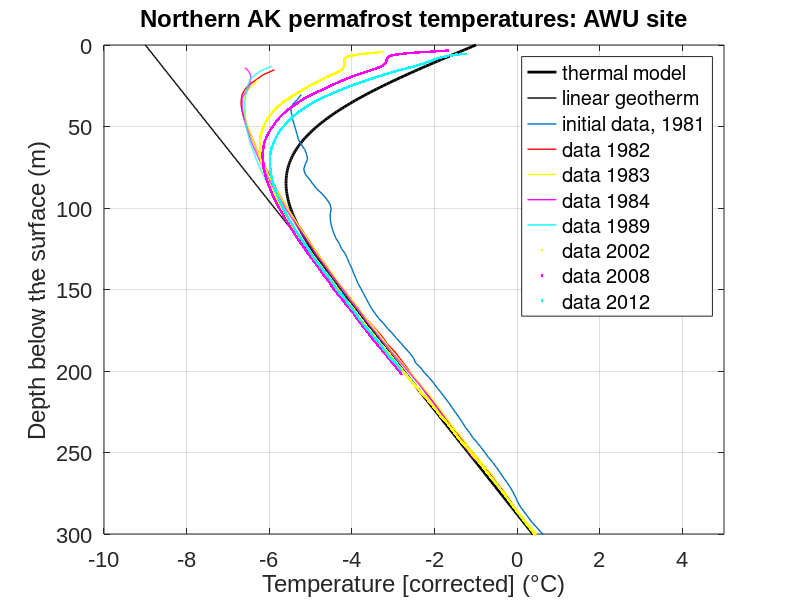
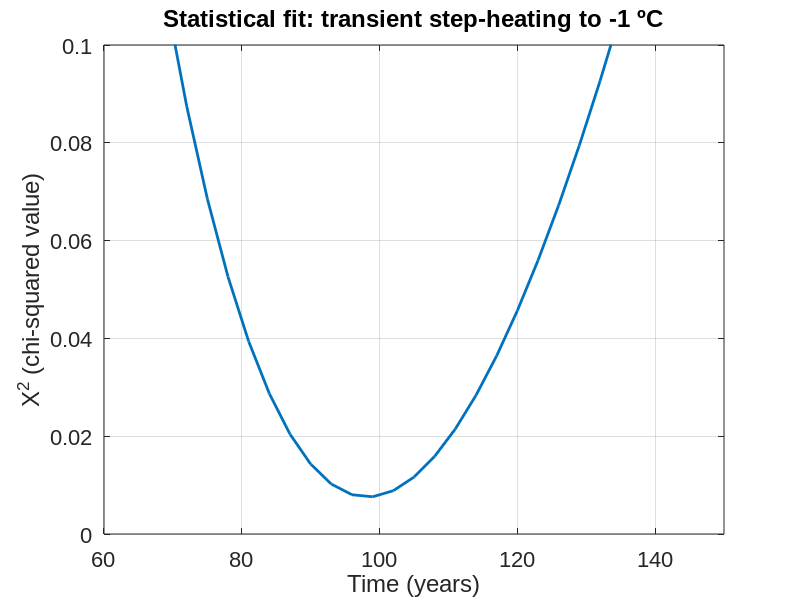

Source code (MATLAB) for these figures, in order:
%% Borehole Thermal Profiles in Cape Thompson, Alaska
% Incorporates the data from alaska, best in matlab versions from 2015+
% Finite Difference Model FTCS Diffusion
% Cole C. Pazar, GEOL5700, January 2016

%% modeling the rest of the data
clear all

figure (1) % thermal model with data
clf
figure(2) % chi-squared
clf

% requires 8 data files:
% download the below data in a zip file, must be in the same folder as this
                                                       % matlab code script
load AWU_81AUG22.txt
load AWU_82SEP06.txt
load AWU_83AUG30.txt
load AWU_84JUL29.txt
load AWU_89JUL31.txt
load AWU_02AUG14b.txt
load AWU_08JUL24.txt
load AWU_12AUG07.txt

z81 = AWU_81AUG22(:,1); % grabs the data from column 1
T81 = AWU_81AUG22(:,2); % grabs the data from column 2

z82 = AWU_82SEP06(:,1); 
T82 = AWU_82SEP06(:,2); 

z83 = AWU_83AUG30(:,1); 
T83 = AWU_83AUG30(:,2);

z84 = AWU_84JUL29(:,1); 
T84 = AWU_84JUL29(:,2); 

z89 = AWU_89JUL31(:,1); 
T89 = AWU_89JUL31(:,2); 

z02 = AWU_02AUG14b(:,1);
T02 = AWU_02AUG14b(:,2);

z08 = AWU_08JUL24(:,1);
T08 = AWU_08JUL24(:,2);

z12 = AWU_12AUG07(:,1); 
T12 = AWU_12AUG07(:,2); 

numdata12 = length(T12); % number of data points in column 2 for 2012

% dTdz_base = mean(diff(Tdata(end-10:end))./diff(zdata(end-10:end))); 
% ^ calculates the geothermal gradient at the base of the data

% material properties

Qm = 0.05;
k = 1.6; % W/(m*K) thermal conductivity
rho = 2700; % density of the rock
c = 2184; % heat capacity
kappa = k/(rho*c);

dTdz_base = Qm/k; % ºC/km

% depth array
dz = 1;
zmax = 400;
z = 0:dz:zmax;
N = length(z);

% time arrays and controls
ndays = 365*150;
dt = 24*3600; % in seconds; again take charge of the important time step
tmax = ndays*3600*24; % max time in Seconds
t=0:dt:tmax; % time array: note this has nothing to do with N which is a 
             % number of spatial array elements
imax = length(t); % note imax and N are completely independent

% plotting controls

nplots = 100;
tplot = tmax/nplots;
 
dTdz0 = dTdz_base; % sets bottom bc gradient

Ts_old = -9; % initial top boundary condition
Ts_new = -1; % final boundary top condition     % ?T = 8º C or 8K
T = Ts_old + (dTdz0*z); % this is the whole profile at t=0
T0=T; % saves initial profile for plotting
q = zeros(1,N); % fills an array the same size as T wiht zeros.
%in reality this is shifted downward by 1/2 node:fluxes in bottoms of boxes
j=0; % size of chi-squared values ?

%% run loop

for i=1:imax
    
    T(1) = Ts_new; % this way you can take charge of this wiht any
    % prescribed history of Ts over time... like a sinsoid, etc...

% calculate T gradient
% dTdz(1:N-1) = diff(T)/dz;
  dTdz = diff(T)/dz;

% calculate Heat Flux
q(1:end-1) = -k*dTdz;
q(end) = -k*dTdz0; % bottom boundary condition

% rate of change of T
dqdz = diff(q)/dz;

% update T
T(2:N) = T(2:N) - (1/(rho*c))*dqdz*dt;

% correction variables for the AWU data set:

Ti = 3.33; % temperature at 400 meters for all profiles, set to 2002 data

c81 = 6.698-Ti;
c82 = 5.554-Ti;
c83 = 4.090-Ti;
c84 = 3.902-Ti;
c89 = 3.477-Ti;
c02 = 3.330-Ti;
c08 = 3.330-Ti;
c12 = 3.330-Ti;

% plotting

if (rem(t(i),tplot)==0)
    j = j+1;
    timeplot(j) = t(i);
    
    figure(1)
 plot(T,z,'k','linewidth',2)
    hold on
 plot(T0,z,'k-','linewidth',1)
 
 plot(T81-c81,z81,'linewidth',1)
 plot(T82-c82,z82,'r','linewidth',1)
 plot(T83-c83,z83,'y','linewidth',1)
 plot(T84-c84,z84,'m','linewidth',1)
 plot(T89-c89,z89,'c','linewidth',1)
 plot(T02-c02,z02,'y.','linewidth',1)
 plot(T08-c08,z08,'m.','linewidth',1)
 plot(T12-c12,z12,'c.','linewidth',1)

 legend('thermal model','linear geotherm','initial data, 1981'...
     ,'data 1982','data 1983','data 1984','data 1989','data 2002'...
     ,'data 2008','data 2012','Location','northeast') % creates a legend
        grid on
        set(gca,'YDIR','reverse')
 title('Northern AK permafrost temperatures: AWU site','fontname',...
     'arial', 'fontsize', 16)
    axis([-10 5 0 300])
        xlabel('Temperature [corrected] (°C)','fontname','arial','fontsize',16)
        ylabel('Depth below the surface (m)','fontname','arial','fontsize',16)
        set(gca,'fontsize',16,'fontname','arial')
    drawnow
 hold off
  
 Tmodel = interp1(z,T,z12);  % picks the points in the model at a specific 
                             % depth, allowing for same size arrays
                              
 chisq(j) = (1/numdata12)*sum((T12-Tmodel).^2);  % statistical check
                                                 % missing the 1/sigma **
  
 % minimum value near ~98 years since an instantaneous thermal
 % step change heating problem

end

end

%% finalize plots

figure(2)
plot(timeplot/(3600*24*365),chisq,'linewidth',2)
title('Statistical fit: transient step-heating to -1 ºC','fontname','arial', 'fontsize', 16)
    axis([60 150 0 0.1])
    grid on
        xlabel('Time (years)','fontname','arial','fontsize',16)
        ylabel('X^2 (chi-squared value)','fontname','arial','fontsize',16)
        set(gca,'fontsize',16,'fontname','arial')

%% end of code
